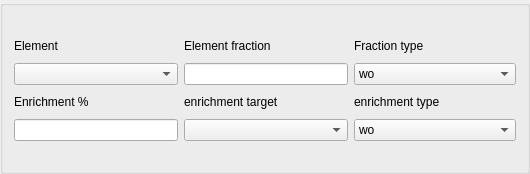
           <widget class="QGroupBox" name="groupBox_10">
            <property name="minimumSize">
             <size>
              <width>530</width>
              <height>174</height>
             </size>
            </property>
            <property name="maximumSize">
             <size>
              <width>530</width>
              <height>111111</height>
             </size>
            </property>
            <property name="title">
             <string/>
            </property>
            <layout class="QGridLayout" name="gridLayout_15">
             <item row="0" column="0">
              <layout class="QGridLayout" name="gridLayout_11">
               <item row="0" column="0">
                <widget class="QLabel" name="label_41">
                 <property name="minimumSize">
                  <size>
                   <width>162</width>
                   <height>22</height>
                  </size>
                 </property>
                 <property name="maximumSize">
                  <size>
                   <width>16777215</width>
                   <height>22</height>
                  </size>
                 </property>
                 <property name="text">
                  <string>Element</string>
                 </property>
                </widget>
               </item>
               <item row="0" column="1">
                <widget class="QLabel" name="label_46">
                 <property name="minimumSize">
                  <size>
                   <width>162</width>
                   <height>22</height>
                  </size>
                 </property>
                 <property name="maximumSize">
                  <size>
                   <width>16777215</width>
                   <height>22</height>
                  </size>
                 </property>
                 <property name="text">
                  <string>Element fraction</string>
                 </property>
                </widget>
               </item>
               <item row="0" column="2">
                <widget class="QLabel" name="label_47">
                 <property name="minimumSize">
                  <size>
                   <width>162</width>
                   <height>22</height>
                  </size>
                 </property>
                 <property name="maximumSize">
                  <size>
                   <width>16777215</width>
                   <height>22</height>
                  </size>
                 </property>
                 <property name="text">
                  <string>Fraction type</string>
                 </property>
                </widget>
               </item>
               <item row="1" column="0">
                <widget class="QComboBox" name="comboBox_5">
                 <property name="minimumSize">
                  <size>
                   <width>162</width>
                   <height>22</height>
                  </size>
                 </property>
                 <property name="maximumSize">
                  <size>
                   <width>16777215</width>
                   <height>22</height>
                  </size>
                 </property>
                </widget>
               </item>
               <item row="1" column="1">
                <widget class="QLineEdit" name="lineEdit_6">
                 <property name="minimumSize">
                  <size>
                   <width>162</width>
                   <height>22</height>
                  </size>
                 </property>
                 <property name="maximumSize">
                  <size>
                   <width>16777215</width>
                   <height>22</height>
                  </size>
                 </property>
                </widget>
               </item>
               <item row="1" column="2">
                <widget class="QComboBox" name="comboBox_6">
                 <property name="minimumSize">
                  <size>
                   <width>162</width>
                   <height>22</height>
                  </size>
                 </property>
                 <property name="maximumSize">
                  <size>
                   <width>16777215</width>
                   <height>22</height>
                  </size>
                 </property>
                 <item>
                  <property name="text">
                   <string>wo</string>
                  </property>
                 </item>
                 <item>
                  <property name="text">
                   <string>ao</string>
                  </property>
                 </item>
                 <item>
                  <property name="text">
                   <string>vo</string>
                  </property>
                 </item>
                </widget>
               </item>
               <item row="2" column="0">
                <widget class="QLabel" name="label_36">
                 <property name="minimumSize">
                  <size>
                   <width>162</width>
                   <height>22</height>
                  </size>
                 </property>
                 <property name="maximumSize">
                  <size>
                   <width>16777215</width>
                   <height>22</height>
                  </size>
                 </property>
                 <property name="text">
                  <string>Enrichment %</string>
                 </property>
                </widget>
               </item>
               <item row="2" column="1">
                <widget class="QLabel" name="label_35">
                 <property name="minimumSize">
                  <size>
                   <width>162</width>
                   <height>22</height>
                  </size>
                 </property>
                 <property name="maximumSize">
                  <size>
                   <width>16777215</width>
                   <height>22</height>
                  </size>
                 </property>
                 <property name="text">
                  <string>enrichment target</string>
                 </property>
                </widget>
               </item>
               <item row="2" column="2">
                <widget class="QLabel" name="label_39">
                 <property name="minimumSize">
                  <size>
                   <width>162</width>
                   <height>22</height>
                  </size>
                 </property>
                 <property name="maximumSize">
                  <size>
                   <width>16777215</width>
                   <height>22</height>
                  </size>
                 </property>
                 <property name="text">
                  <string>enrichment type</string>
                 </property>
                </widget>
               </item>
               <item row="3" column="0">
                <widget class="QLineEdit" name="lineEdit_7">
                 <property name="minimumSize">
                  <size>
                   <width>162</width>
                   <height>22</height>
                  </size>
                 </property>
                 <property name="maximumSize">
                  <size>
                   <width>16777215</width>
                   <height>22</height>
                  </size>
                 </property>
                </widget>
               </item>
               <item row="3" column="1">
                <widget class="QComboBox" name="comboBox_7">
                 <property name="minimumSize">
                  <size>
                   <width>0</width>
                   <height>22</height>
                  </size>
                 </property>
                 <property name="maximumSize">
                  <size>
                   <width>16777215</width>
                   <height>22</height>
                  </size>
                 </property>
                </widget>
               </item>
               <item row="3" column="2">
                <widget class="QComboBox" name="comboBox_8">
                 <item>
                  <property name="text">
                   <string>wo</string>
                  </property>
                 </item>
                 <item>
                  <property name="text">
                   <string>ao</string>
                  </property>
                 </item>
                </widget>
               </item>
              </layout>
             </item>
            </layout>
           </widget>
